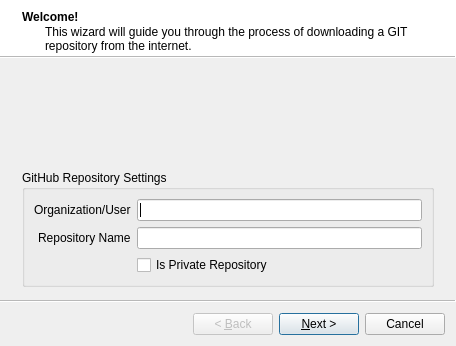
<?xml version="1.0" encoding="UTF-8"?>
<ui version="4.0">
 <class>GitWizard</class>
 <widget class="QWizard" name="GitWizard">
  <property name="geometry">
   <rect>
    <x>0</x>
    <y>0</y>
    <width>456</width>
    <height>346</height>
   </rect>
  </property>
  <property name="windowTitle">
   <string>Clone a Git Repository</string>
  </property>
  <property name="wizardStyle">
   <enum>QWizard::ModernStyle</enum>
  </property>
  <widget class="QWizardPage" name="page_repo">
   <property name="title">
    <string>Welcome!</string>
   </property>
   <property name="subTitle">
    <string>This wizard will guide you through the process of downloading a GIT repository from the internet.</string>
   </property>
   <layout class="QVBoxLayout" name="verticalLayout">
    <item>
     <spacer name="verticalSpacer">
      <property name="orientation">
       <enum>Qt::Vertical</enum>
      </property>
      <property name="sizeHint" stdset="0">
       <size>
        <width>20</width>
        <height>40</height>
       </size>
      </property>
     </spacer>
    </item>
    <item>
     <widget class="QGroupBox" name="groupBox_2">
      <property name="title">
       <string>GitHub Repository Settings</string>
      </property>
      <layout class="QFormLayout" name="formLayout_2">
       <property name="labelAlignment">
        <set>Qt::AlignRight|Qt::AlignTrailing|Qt::AlignVCenter</set>
       </property>
       <item row="0" column="0">
        <widget class="QLabel" name="label_2">
         <property name="text">
          <string>Organization/User</string>
         </property>
        </widget>
       </item>
       <item row="0" column="1">
        <widget class="QLineEdit" name="line_repo_org"/>
       </item>
       <item row="1" column="0">
        <widget class="QLabel" name="label_3">
         <property name="text">
          <string>Repository Name</string>
         </property>
        </widget>
       </item>
       <item row="1" column="1">
        <widget class="QLineEdit" name="line_repo_name"/>
       </item>
       <item row="2" column="1">
        <widget class="QCheckBox" name="check_privaterepo">
         <property name="text">
          <string>Is Private Repository</string>
         </property>
        </widget>
       </item>
      </layout>
     </widget>
    </item>
   </layout>
  </widget>
  <widget class="QWizardPage" name="page_type">
   <layout class="QVBoxLayout" name="verticalLayout_2">
    <item>
     <widget class="QGroupBox" name="groupBox">
      <property name="title">
       <string>Type of Access</string>
      </property>
      <layout class="QFormLayout" name="formLayout">
       <item row="0" column="0">
        <widget class="QRadioButton" name="radio_type_ssh">
         <property name="text">
          <string>Use my SSH Key</string>
         </property>
         <property name="checked">
          <bool>true</bool>
         </property>
        </widget>
       </item>
       <item row="1" column="0">
        <widget class="QRadioButton" name="radio_type_login">
         <property name="text">
          <string>Login to server</string>
         </property>
        </widget>
       </item>
       <item row="1" column="1">
        <layout class="QHBoxLayout" name="horizontalLayout">
         <item>
          <widget class="QLineEdit" name="line_user">
           <property name="placeholderText">
            <string>Username</string>
           </property>
          </widget>
         </item>
         <item>
          <widget class="QLineEdit" name="line_pass">
           <property name="echoMode">
            <enum>QLineEdit::Password</enum>
           </property>
           <property name="placeholderText">
            <string>Password</string>
           </property>
          </widget>
         </item>
        </layout>
       </item>
       <item row="2" column="0" colspan="2">
        <widget class="QRadioButton" name="radio_type_anon">
         <property name="text">
          <string>Anonymous (public repositories only)</string>
         </property>
        </widget>
       </item>
       <item row="0" column="1">
        <widget class="QLineEdit" name="line_ssh_pass">
         <property name="echoMode">
          <enum>QLineEdit::Password</enum>
         </property>
         <property name="placeholderText">
          <string>Optional SSH Password</string>
         </property>
        </widget>
       </item>
      </layout>
     </widget>
    </item>
    <item>
     <widget class="QGroupBox" name="groupBox_3">
      <property name="title">
       <string>Advanced Options</string>
      </property>
      <layout class="QFormLayout" name="formLayout_3">
       <item row="0" column="0">
        <widget class="QCheckBox" name="check_depth">
         <property name="text">
          <string>Custom Depth</string>
         </property>
        </widget>
       </item>
       <item row="1" column="0">
        <widget class="QCheckBox" name="check_branch">
         <property name="text">
          <string>Single Branch</string>
         </property>
        </widget>
       </item>
       <item row="1" column="1">
        <layout class="QHBoxLayout" name="horizontalLayout_2">
         <item>
          <widget class="QLineEdit" name="line_branch">
           <property name="placeholderText">
            <string>branch name</string>
           </property>
          </widget>
         </item>
        </layout>
       </item>
       <item row="0" column="1">
        <layout class="QHBoxLayout" name="horizontalLayout_3">
         <item>
          <widget class="QSpinBox" name="spin_depth">
           <property name="minimum">
            <number>1</number>
           </property>
          </widget>
         </item>
         <item>
          <spacer name="horizontalSpacer">
           <property name="orientation">
            <enum>Qt::Horizontal</enum>
           </property>
           <property name="sizeHint" stdset="0">
            <size>
             <width>40</width>
             <height>20</height>
            </size>
           </property>
          </spacer>
         </item>
        </layout>
       </item>
      </layout>
     </widget>
    </item>
    <item>
     <spacer name="verticalSpacer_2">
      <property name="orientation">
       <enum>Qt::Vertical</enum>
      </property>
      <property name="sizeHint" stdset="0">
       <size>
        <width>20</width>
        <height>40</height>
       </size>
      </property>
     </spacer>
    </item>
    <item>
     <widget class="QLabel" name="label">
      <property name="font">
       <font>
        <pointsize>11</pointsize>
        <weight>50</weight>
        <italic>true</italic>
        <bold>false</bold>
       </font>
      </property>
      <property name="text">
       <string>Click &quot;Finish&quot; to start downloading the repository</string>
      </property>
     </widget>
    </item>
   </layout>
  </widget>
 </widget>
 <resources/>
 <connections/>
</ui>
